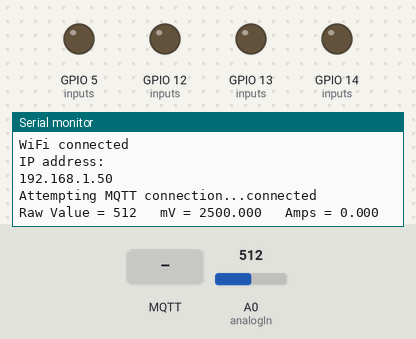
Bench run of a sketch on a simulated ESP8266 (NodeMCU). Shown: output pins drawn as LEDs (lit = HIGH), the last lines printed to the serial monitor. The test bench sets the inputs (shaded band); at power-on: A0 (analogIn) = 512. WiFi joins after 1.5 s; servers stay silent unless stated; random numbers use the default seed unless the sketch sets one; no MQTT or app messages arrive unless stated.

Above: at 2.7 s.
2.8 s: MQTT message "GET" arrives on the first subscribed topic
At 3.5 s:
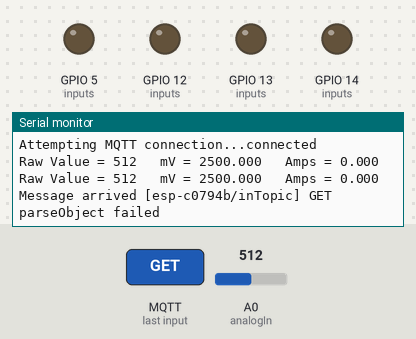
4.5 s: MQTT message "relay" arrives on the first subscribed topic
At 5.7 s:
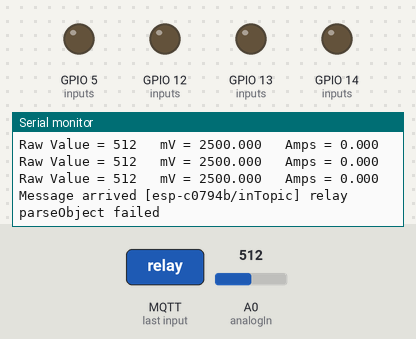
6.6 s: MQTT message "POST" arrives on the first subscribed topic
At 7.1 s:
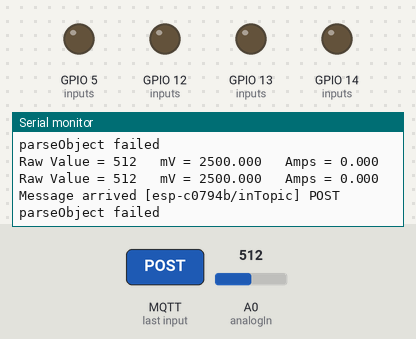

The sketch:

relay_module.ino
```cpp
/*
 Basic ESP8266 MQTT example

 This sketch demonstrates the capabilities of the pubsub library in combination
 with the ESP8266 board/library.

 It connects to an MQTT server then:
  - publishes "hello world" to the topic "outTopic" every two seconds
  - subscribes to the topic "inTopic", printing out any messages
    it receives. NB - it assumes the received payloads are strings not binary
  - If the first character of the topic "inTopic" is an 1, switch ON the ESP Led,
    else switch it off

 It will reconnect to the server if the connection is lost using a blocking
 reconnect function. See the 'mqtt_reconnect_nonblocking' example for how to
 achieve the same result without blocking the main loop.

 To install the ESP8266 board, (using Arduino 1.6.4+):
  - Add the following 3rd party board manager under "File -> Preferences -> Additional Boards Manager URLs":
       http://arduino.esp8266.com/stable/package_esp8266com_index.json
  - Open the "Tools -> Board -> Board Manager" and click install for the ESP8266"
  - Select your ESP8266 in "Tools -> Board"

*/

#include <ESP8266WiFi.h>
#include <PubSubClient.h>
#include <ArduinoJson.h>

// Update these with values suitable for your network.

const char* ssid = "LaloLanda";
const char* password = "departamento3d";
const char* mqtt_server = "cuys-srv.cloudapp.net";
const int mqtt_port = 8080;
const char* mqtt_username = "guest"; // Your ssid
const char* mqtt_password = "password"; // Your ssid

WiFiClient espClient;
PubSubClient client(espClient);
long lastMsg = 0;
char msg[50];
int value = 0;

int IN1 = 14; // GPIO14 (D5)
int IN2 = 12; // GPIO12 (D6)
int IN3 = 13; // GPIO13 (D7)
int IN4 = 5; // GPIO5 (D1)

int inputs[] = {IN1,IN2,IN3,IN4};
int states[] = {false,false,false,false};
int pinCount = 4;

const bool inverted = false;

struct ModuleData {
  String module;
  String operation;
  String port;
  String value;
};

//current sensor
const int analogIn = A0;
int mVperAmp = 66; // use 100 for 20A Module and 66 for 30A Module
int RawValue= 0;
int ACSoffset = 2500;
double Voltage = 0;
double Amps = 0;

void setup() {
  for(int i = 0; i < pinCount; i++){
    pinMode(inputs[i], OUTPUT);
    if(inverted){
      digitalWrite(inputs[i], HIGH);
    }
  }

  Serial.begin(115200);
  setup_wifi();
  client.setServer(mqtt_server, mqtt_port);
  client.setCallback(callback);
}

void setup_wifi() {

  delay(10);
  // We start by connecting to a WiFi network
  Serial.println();
  Serial.print("Connecting to ");
  Serial.println(ssid);

  WiFi.begin(ssid, password);

  while (WiFi.status() != WL_CONNECTED) {
    delay(500);
    Serial.print(".");
  }

  Serial.println("");
  Serial.println("WiFi connected");
  Serial.println("IP address: ");
  Serial.println(WiFi.localIP());
}

bool deserialize(ModuleData& data, char* json)
{
    StaticJsonBuffer<200> jsonBuffer;
    JsonObject& root = jsonBuffer.parseObject(json);

    const char* jModule = root["module"];
    const char* jOperation = root["operation"];
    const char* jPort = root["data"]["port"];
    const char* jValue = root["data"]["value"];
    data.module = String(jModule);
    data.operation = String(jOperation);
    data.port = String(jPort);
    data.value = String(jValue);

    return root.success();
}

void callback(char* topic, byte* payload, unsigned int length) {
  Serial.print("Message arrived [");
  Serial.print(topic);
  Serial.print("] ");
  for (int i = 0; i < length; i++) {
    Serial.print((char)payload[i]);
  }
  Serial.println();


  //Fetch values
  ModuleData data = {"","",""};

  if(!deserialize(data,(char*)payload)){
    Serial.println("parseObject failed");
    return;
  }

 //JsonObject& data = jsonBuffer.parse(dataJson);

  //Print values
  Serial.println(data.module);
  Serial.println(data.port);
  Serial.println(data.value);

  if(client.connected()){
    if(data.operation.equals("GET")){
      if (data.module.equals("relay")) {
        String msg = "{ \"module\" : \"relay\", \"data\" : { \"port\" : \""+data.port+"\", \"value\": \""+ states[data.port.toInt()-1]+"\" } }";
        Serial.println(msg);
        client.publish("esp-c0794b/outTopic", msg.c_str() );
      }
    }
  }

  if(data.operation.equals("POST")){ // OHHH SUPER IFFF !!!! WTF!!!!!!!
    // Switch on the LED if an 1 was received as first character
    if (data.module.equals("relay")) {
      int gpio = getGPIO(data.port);
      if(gpio > -1){
        if(data.value.equals("1")){ // TURN ON. TODO: Aqui va el control del puerto y arriba debe ir el control del modulo/sensor
          if(inverted){
            digitalWrite(gpio, LOW);   // Turn the LED on (Note that LOW is the voltage level
          }
          else{
            digitalWrite(gpio, HIGH);   // Turn the LED on (Note that HIGH is the voltage level
          }
          states[data.port.toInt()-1] = true;
          // but actually the LED is on; this is because
          // it is acive low on the ESP-01)
        }else { //TURN OFF
          if(inverted){
            digitalWrite(gpio, HIGH);   // Turn the LED off (Note that HIGH is the voltage level
          }
          else{
            digitalWrite(gpio, LOW);   // Turn the LED off (Note that LOW is the voltage level
          }
          states[data.port.toInt()-1] = false;
        }
      }

    }
  }
}


int getGPIO(String input){
  if(input.equals("1")) return IN1; // GPIO 14 (D5)
  if(input.equals("2")) return IN2; // GPIO 12 (D6)
  if(input.equals("3")) return IN3; // GPIO 13 (D7)
  if(input.equals("4")) return IN4; // GPIO 15 (D8)
  return -1;
}

void reconnect() {
  // Loop until we're reconnected
  while (!client.connected()) {
    Serial.print("Attempting MQTT connection...");
    // Create a random client ID
    String clientId = "esp8266-";
    clientId += String(random(0xffff), HEX);
    // Attempt to connect
    if (client.connect(clientId.c_str(),mqtt_username,mqtt_password)) {
      Serial.println("connected");
      // Once connected, publish an announcement...
      client.publish("esp-c0794b/outTopic", "hello world");
      // ... and resubscribe
      client.subscribe("esp-c0794b/inTopic");
    } else {
      Serial.print("failed, rc=");
      Serial.print(client.state());
      Serial.println(" try again in 5 seconds");
      // Wait 5 seconds before retrying
      delay(5000);
    }
  }
}
void loop() {

  if (!client.connected()) {
    reconnect();
  }
  client.loop();

  senseCurrent();

  //Timed output
  long now = millis();
  if (now - lastMsg > 10000) {
    lastMsg = now;
    ++value; //Cicle count

    //Hacer algo
  }

}


void senseCurrent() {
  float avgAcc = 0.0;
  for(int i = 0; i < 200; i++){
    avgAcc = avgAcc + analogRead(analogIn);
    delay(3);
  }
  RawValue = avgAcc/200;
  Voltage = (RawValue / 1024.0) * 5000; // Gets you mV
  Amps = ((Voltage - ACSoffset) / mVperAmp);
  Serial.print("Raw Value = " ); // shows pre-scaled value
  Serial.print(RawValue);
  Serial.print("\t mV = "); // shows the voltage measured
  Serial.print(Voltage,3); // the '3' after voltage allows you to display 3 digits after decimal point
  Serial.print("\t Amps = "); // shows the voltage measured
  Serial.println(Amps,3); // the '3' after voltage allows you to display 3 digits after decimal point

  snprintf (msg, 75, "RawValue %ld", RawValue);
  //client.publish("outTopic", msg);
  delay(100);
}

// Common functions

String getTime() {
  WiFiClient client;
  while (!!!client.connect("google.com", 80)) {
    Serial.println("connection failed, retrying...");
  }

  client.print("HEAD / HTTP/1.1\r\n\r\n");

  while(!!!client.available()) {
     yield();
  }

  while(client.available()){
    if (client.read() == '\n') {
      if (client.read() == 'D') {
        if (client.read() == 'a') {
          if (client.read() == 't') {
            if (client.read() == 'e') {
              if (client.read() == ':') {
                client.read();
                String theDate = client.readStringUntil('\r');
                client.stop();
                return theDate;
              }
            }
          }
        }
      }
    }
  }
}
```

Status.cpp
```cpp
/*
  Morse.h - Library for flashing Morse code.
  Created by David A. Mellis, November 2, 2007.
  Released into the public domain.
*/
#ifndef Status_h
#define Status_h

#include "Arduino.h"

class Status
{
  public:
    Status(int pin);
    bool getStatus();
  private:
    int _pin;
};

#endif
```

Measured:
- after the input at 2.8 s, the serial monitor: prints a new line after 0.21 s (image 1)
- after the input at 4.5 s, the serial monitor: prints a new line after 0.68 s (image 2)
- after the input at 6.6 s, the serial monitor: prints a new line at once (image 3)
